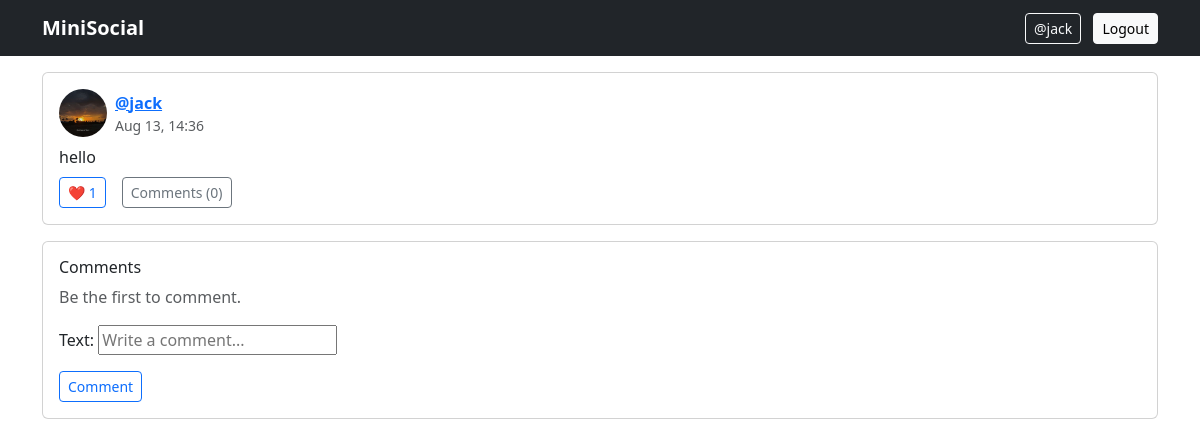
The page /post/2/ (signed in) on the database its author committed.
### network/models.py (models this page shows, shortened)
class Post(models.Model):
    author = models.ForeignKey(User, on_delete=models.CASCADE, related_name='posts')
    content = models.TextField(max_length=1000)
    image = models.ImageField(upload_to='posts', blank=True, null=True)
    created = models.DateTimeField(default=timezone.now)
    class Meta:
        ordering = ['-created']
    def get_absolute_url(self):
        return reverse('post_detail', args=[self.pk])

class Profile(models.Model):
    user = models.OneToOneField(User, on_delete=models.CASCADE, related_name='profile')
    bio = models.CharField(max_length=160, blank=True)
    avatar = models.ImageField(upload_to=user_avatar_path, blank=True, null=True)

### network/views.py (the view)
# urls.py: path('post/<int:pk>/', views.post_detail, name='post_detail'),
def post_detail(request, pk):
    post = get_object_or_404(Post.objects.select_related('author'), pk=pk)
    comments = post.comments.select_related('author')
    cform = CommentForm()
    return render(request, 'network/post_detail.html', {'post': post, 'comments': comments, 'cform': cform})

### network/forms.py
class CommentForm(forms.ModelForm):
    class Meta:
        model = Comment
        fields = ('text',)
        widgets = {
            'text': forms.TextInput(attrs={'placeholder': 'Write a comment...'})
        }

### network/templates/network/post_detail.html
{% extends 'base.html' %}
{% block content %}
{% include 'network/partials/post_card.html' with post=post %}
<div class="card">
  <div class="card-body">
    <h6>Comments</h6>
    {% for c in comments %}
      <div class="mb-2"><strong>@{{ c.author.username }}</strong>: {{ c.text }}</div>
    {% empty %}
      <p class="text-muted">Be the first to comment.</p>
    {% endfor %}
    {% if user.is_authenticated %}
    <form method="post" action="{% url 'add_comment' post.pk %}">{% csrf_token %}
      {{ cform.as_p }}
      <button class="btn btn-outline-primary btn-sm">Comment</button>
    </form>
    {% endif %}
  </div>
</div>
{% endblock %}

### templates/base.html (shortened to what this page needs)
{% load static %}
<!DOCTYPE html>
<html lang="en">
<head>
  <link href="https://cdn.jsdelivr.net/npm/bootstrap@5.3.3/dist/css/bootstrap.min.css" rel="stylesheet">
  <link rel="stylesheet" href="{% static 'network/css/styles.css' %}">
</head>
<body>
<nav class="navbar navbar-expand-lg navbar-dark bg-dark mb-3">
  <div class="container">
    <a class="navbar-brand fw-semibold" href="{% url 'feed' %}">MiniSocial</a>
    <div>
      {% if user.is_authenticated %}
        <a class="btn btn-outline-light btn-sm" href="{% url 'profile' user.username %}">@{{ user.username }}</a>
        <a class="btn btn-light btn-sm ms-2" href="{% url 'logout' %}">Logout</a>
      {% else %}
        <a class="btn btn-light btn-sm" href="{% url 'login' %}">Login</a>
        <a class="btn btn-primary btn-sm ms-2" href="{% url 'signup' %}">Sign up</a>
      {% endif %}
    </div>
  </div>
</nav>
<main class="container">
  {% block content %}{% endblock %}
</main>
</body>
</html>

### network/templates/network/partials/post_card.html (shortened to what this page needs)
{% load static %}
<div class="card mb-3 post-card" data-post-id="{{ post.id }}">
  <div class="card-body">
    <div class="d-flex align-items-center mb-2">
      {% if post.author.profile.avatar %}
          <img class="avatar me-2" src="{{ post.author.profile.avatar.url }}" alt="avatar">
      {% else %}
          <img class="avatar me-2" src="{% static 'network/img/default-avatar.png' %}" alt="avatar">
      {% endif %}
      <div>
        <a href="{% url 'profile' post.author.username %}" class="fw-semibold">@{{ post.author.username }}</a>
        <div class="small text-muted">{{ post.created|date:"M j, H:i" }}</div>
      </div>
    </div>
    <p class="mb-2">{{ post.content }}</p>
    <div class="d-flex align-items-center gap-3">
      <button class="btn btn-sm btn-outline-primary like-btn" data-url="{% url 'like_toggle' post.pk %}">
        ❤️ <span class="like-count">{{ post.likes.count }}</span>
      </button>
      <a class="btn btn-sm btn-outline-secondary" href="{{ post.get_absolute_url }}">Comments ({{ post.comments.count }})</a>
    </div>
  </div>
</div>

### static/network/css/styles.css (style rules this page uses)
.avatar { width:48px;height:48px;border-radius:50%;object-fit:cover }
.post-card img { max-height:480px;object-fit:cover }

### rows shown on the page
Post: author.profile.avatar (picture), author.username "jack", created "Aug 13, 14:36", content "hello", likes.count "1", comments.count "0"

### other values the page prints
{{ user.username }} "jack"
